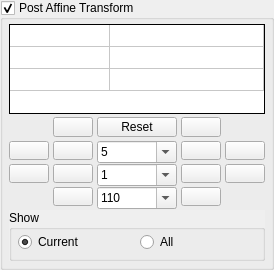
                  <widget class="QGroupBox" name="PostAffineGroupBox">
                   <property name="sizePolicy">
                    <sizepolicy hsizetype="Preferred" vsizetype="Preferred">
                     <horstretch>0</horstretch>
                     <verstretch>0</verstretch>
                    </sizepolicy>
                   </property>
                   <property name="minimumSize">
                    <size>
                     <width>100</width>
                     <height>270</height>
                    </size>
                   </property>
                   <property name="maximumSize">
                    <size>
                     <width>16777215</width>
                     <height>270</height>
                    </size>
                   </property>
                   <property name="autoFillBackground">
                    <bool>true</bool>
                   </property>
                   <property name="title">
                    <string>Post Affine Transform</string>
                   </property>
                   <property name="flat">
                    <bool>false</bool>
                   </property>
                   <property name="checkable">
                    <bool>true</bool>
                   </property>
                   <property name="checked">
                    <bool>true</bool>
                   </property>
                   <layout class="QVBoxLayout" name="verticalLayout_14">
                    <property name="spacing">
                     <number>4</number>
                    </property>
                    <property name="leftMargin">
                     <number>6</number>
                    </property>
                    <property name="topMargin">
                     <number>4</number>
                    </property>
                    <property name="rightMargin">
                     <number>6</number>
                    </property>
                    <property name="bottomMargin">
                     <number>6</number>
                    </property>
                    <item>
                     <widget class="TableWidget" name="PostAffineTable">
                      <property name="enabled">
                       <bool>true</bool>
                      </property>
                      <property name="sizePolicy">
                       <sizepolicy hsizetype="MinimumExpanding" vsizetype="Minimum">
                        <horstretch>2</horstretch>
                        <verstretch>0</verstretch>
                       </sizepolicy>
                      </property>
                      <property name="minimumSize">
                       <size>
                        <width>0</width>
                        <height>90</height>
                       </size>
                      </property>
                      <property name="maximumSize">
                       <size>
                        <width>10000</width>
                        <height>90</height>
                       </size>
                      </property>
                      <property name="focusPolicy">
                       <enum>Qt::NoFocus</enum>
                      </property>
                      <property name="frameShape">
                       <enum>QFrame::Panel</enum>
                      </property>
                      <property name="frameShadow">
                       <enum>QFrame::Plain</enum>
                      </property>
                      <property name="verticalScrollBarPolicy">
                       <enum>Qt::ScrollBarAlwaysOff</enum>
                      </property>
                      <property name="horizontalScrollBarPolicy">
                       <enum>Qt::ScrollBarAlwaysOff</enum>
                      </property>
                      <property name="autoScroll">
                       <bool>false</bool>
                      </property>
                      <property name="editTriggers">
                       <set>QAbstractItemView::NoEditTriggers</set>
                      </property>
                      <property name="tabKeyNavigation">
                       <bool>false</bool>
                      </property>
                      <property name="selectionMode">
                       <enum>QAbstractItemView::NoSelection</enum>
                      </property>
                      <property name="verticalScrollMode">
                       <enum>QAbstractItemView::ScrollPerPixel</enum>
                      </property>
                      <property name="horizontalScrollMode">
                       <enum>QAbstractItemView::ScrollPerPixel</enum>
                      </property>
                      <property name="showGrid">
                       <bool>true</bool>
                      </property>
                      <property name="wordWrap">
                       <bool>false</bool>
                      </property>
                      <property name="cornerButtonEnabled">
                       <bool>false</bool>
                      </property>
                      <property name="rowCount">
                       <number>3</number>
                      </property>
                      <property name="columnCount">
                       <number>2</number>
                      </property>
                      <attribute name="horizontalHeaderVisible">
                       <bool>false</bool>
                      </attribute>
                      <attribute name="horizontalHeaderDefaultSectionSize">
                       <number>100</number>
                      </attribute>
                      <attribute name="horizontalHeaderHighlightSections">
                       <bool>false</bool>
                      </attribute>
                      <attribute name="horizontalHeaderMinimumSectionSize">
                       <number>40</number>
                      </attribute>
                      <attribute name="horizontalHeaderStretchLastSection">
                       <bool>true</bool>
                      </attribute>
                      <attribute name="verticalHeaderVisible">
                       <bool>false</bool>
                      </attribute>
                      <attribute name="verticalHeaderCascadingSectionResizes">
                       <bool>false</bool>
                      </attribute>
                      <attribute name="verticalHeaderDefaultSectionSize">
                       <number>22</number>
                      </attribute>
                      <attribute name="verticalHeaderHighlightSections">
                       <bool>false</bool>
                      </attribute>
                      <attribute name="verticalHeaderMinimumSectionSize">
                       <number>22</number>
                      </attribute>
                      <attribute name="verticalHeaderStretchLastSection">
                       <bool>false</bool>
                      </attribute>
                      <row>
                       <property name="text">
                        <string>X</string>
                       </property>
                      </row>
                      <row>
                       <property name="text">
                        <string>Y</string>
                       </property>
                      </row>
                      <row>
                       <property name="text">
                        <string>O</string>
                       </property>
                      </row>
                      <column>
                       <property name="text">
                        <string>1 (A, B, C)</string>
                       </property>
                      </column>
                      <column>
                       <property name="text">
                        <string>2 (D, E, F)</string>
                       </property>
                      </column>
                     </widget>
                    </item>
                    <item>
                     <layout class="QGridLayout" name="PostAffineGridLayout" columnstretch="0,0,0,0,0">
                      <property name="sizeConstraint">
                       <enum>QLayout::SetDefaultConstraint</enum>
                      </property>
                      <property name="leftMargin">
                       <number>0</number>
                      </property>
                      <property name="spacing">
                       <number>4</number>
                      </property>
                      <item row="1" column="0">
                       <widget class="QPushButton" name="PostRotate90CcButton">
                        <property name="enabled">
                         <bool>true</bool>
                        </property>
                        <property name="toolTip">
                         <string>Rotate xform 90 degrees counter clockwise</string>
                        </property>
                        <property name="text">
                         <string/>
                        </property>
                        <property name="icon">
                         <iconset resource="Fractorium.qrc">
                          <normaloff>:/Fractorium/Icons/arrow_turn_left.png</normaloff>:/Fractorium/Icons/arrow_turn_left.png</iconset>
                        </property>
                       </widget>
                      </item>
                      <item row="1" column="4">
                       <widget class="QPushButton" name="PostRotate90CButton">
                        <property name="enabled">
                         <bool>true</bool>
                        </property>
                        <property name="toolTip">
                         <string>Rotate xform 90 degrees clockwise</string>
                        </property>
                        <property name="text">
                         <string/>
                        </property>
                        <property name="icon">
                         <iconset resource="Fractorium.qrc">
                          <normaloff>:/Fractorium/Icons/arrow_turn_right.png</normaloff>:/Fractorium/Icons/arrow_turn_right.png</iconset>
                        </property>
                       </widget>
                      </item>
                      <item row="3" column="1">
                       <widget class="QPushButton" name="PostScaleUpButton">
                        <property name="enabled">
                         <bool>true</bool>
                        </property>
                        <property name="toolTip">
                         <string>Scale xform x percent up</string>
                        </property>
                        <property name="text">
                         <string/>
                        </property>
                        <property name="icon">
                         <iconset resource="Fractorium.qrc">
                          <normaloff>:/Fractorium/Icons/arrow_out.png</normaloff>:/Fractorium/Icons/arrow_out.png</iconset>
                        </property>
                       </widget>
                      </item>
                      <item row="2" column="4">
                       <widget class="QPushButton" name="PostMoveRightButton">
                        <property name="enabled">
                         <bool>true</bool>
                        </property>
                        <property name="toolTip">
                         <string>Move xform x units right</string>
                        </property>
                        <property name="text">
                         <string/>
                        </property>
                        <property name="icon">
                         <iconset resource="Fractorium.qrc">
                          <normaloff>:/Fractorium/Icons/arrow_right.png</normaloff>:/Fractorium/Icons/arrow_right.png</iconset>
                        </property>
                       </widget>
                      </item>
                      <item row="3" column="2">
                       <widget class="QComboBox" name="PostScaleCombo">
                        <property name="enabled">
                         <bool>true</bool>
                        </property>
                        <property name="sizePolicy">
                         <sizepolicy hsizetype="Preferred" vsizetype="Fixed">
                          <horstretch>0</horstretch>
                          <verstretch>0</verstretch>
                         </sizepolicy>
                        </property>
                        <property name="minimumSize">
                         <size>
                          <width>75</width>
                          <height>22</height>
                         </size>
                        </property>
                        <property name="editable">
                         <bool>true</bool>
                        </property>
                        <property name="frame">
                         <bool>true</bool>
                        </property>
                        <item>
                         <property name="text">
                          <string>110</string>
                         </property>
                        </item>
                        <item>
                         <property name="text">
                          <string>125</string>
                         </property>
                        </item>
                        <item>
                         <property name="text">
                          <string>150</string>
                         </property>
                        </item>
                        <item>
                         <property name="text">
                          <string>175</string>
                         </property>
                        </item>
                        <item>
                         <property name="text">
                          <string>200</string>
                         </property>
                        </item>
                       </widget>
                      </item>
                      <item row="2" column="0">
                       <widget class="QPushButton" name="PostMoveUpButton">
                        <property name="enabled">
                         <bool>true</bool>
                        </property>
                        <property name="toolTip">
                         <string>Move xform x units up</string>
                        </property>
                        <property name="text">
                         <string/>
                        </property>
                        <property name="icon">
                         <iconset resource="Fractorium.qrc">
                          <normaloff>:/Fractorium/Icons/arrow_up.png</normaloff>:/Fractorium/Icons/arrow_up.png</iconset>
                        </property>
                       </widget>
                      </item>
                      <item row="2" column="1">
                       <widget class="QPushButton" name="PostMoveDownButton">
                        <property name="enabled">
                         <bool>true</bool>
                        </property>
                        <property name="toolTip">
                         <string>Move xform x units down</string>
                        </property>
                        <property name="text">
                         <string/>
                        </property>
                        <property name="icon">
                         <iconset resource="Fractorium.qrc">
                          <normaloff>:/Fractorium/Icons/arrow_down.png</normaloff>:/Fractorium/Icons/arrow_down.png</iconset>
                        </property>
                       </widget>
                      </item>
                      <item row="2" column="2">
                       <widget class="QComboBox" name="PostMoveCombo">
                        <property name="enabled">
                         <bool>true</bool>
                        </property>
                        <property name="sizePolicy">
                         <sizepolicy hsizetype="Preferred" vsizetype="Fixed">
                          <horstretch>0</horstretch>
                          <verstretch>0</verstretch>
                         </sizepolicy>
                        </property>
                        <property name="minimumSize">
                         <size>
                          <width>75</width>
                          <height>22</height>
                         </size>
                        </property>
                        <property name="editable">
                         <bool>true</bool>
                        </property>
                        <property name="frame">
                         <bool>true</bool>
                        </property>
                        <item>
                         <property name="text">
                          <string>1</string>
                         </property>
                        </item>
                       </widget>
                      </item>
                      <item row="2" column="3">
                       <widget class="QPushButton" name="PostMoveLeftButton">
                        <property name="enabled">
                         <bool>true</bool>
                        </property>
                        <property name="toolTip">
                         <string>Move xform x units left</string>
                        </property>
                        <property name="text">
                         <string/>
                        </property>
                        <property name="icon">
                         <iconset resource="Fractorium.qrc">
                          <normaloff>:/Fractorium/Icons/arrow_left.png</normaloff>:/Fractorium/Icons/arrow_left.png</iconset>
                        </property>
                       </widget>
                      </item>
                      <item row="1" column="2">
                       <widget class="QComboBox" name="PostRotateCombo">
                        <property name="enabled">
                         <bool>true</bool>
                        </property>
                        <property name="sizePolicy">
                         <sizepolicy hsizetype="Preferred" vsizetype="Fixed">
                          <horstretch>0</horstretch>
                          <verstretch>0</verstretch>
                         </sizepolicy>
                        </property>
                        <property name="minimumSize">
                         <size>
                          <width>75</width>
                          <height>22</height>
                         </size>
                        </property>
                        <property name="editable">
                         <bool>true</bool>
                        </property>
                        <property name="insertPolicy">
                         <enum>QComboBox::NoInsert</enum>
                        </property>
                        <property name="sizeAdjustPolicy">
                         <enum>QComboBox::AdjustToContents</enum>
                        </property>
                        <property name="frame">
                         <bool>true</bool>
                        </property>
                        <item>
                         <property name="text">
                          <string>5</string>
                         </property>
                        </item>
                        <item>
                         <property name="text">
                          <string>15</string>
                         </property>
                        </item>
                        <item>
                         <property name="text">
                          <string>30</string>
                         </property>
                        </item>
                        <item>
                         <property name="text">
                          <string>45</string>
                         </property>
                        </item>
                        <item>
                         <property name="text">
                          <string>60</string>
                         </property>
                        </item>
                        <item>
                         <property name="text">
                          <string>90</string>
                         </property>
                        </item>
                        <item>
                         <property name="text">
                          <string>120</string>
                         </property>
                        </item>
                        <item>
                         <property name="text">
                          <string>180</string>
                         </property>
                        </item>
                       </widget>
                      </item>
                      <item row="1" column="1">
                       <widget class="QPushButton" name="PostRotateCcButton">
                        <property name="enabled">
                         <bool>true</bool>
                        </property>
                        <property name="toolTip">
                         <string>Rotate xform x degrees counter clockwise</string>
                        </property>
                        <property name="text">
                         <string/>
                        </property>
                        <property name="icon">
                         <iconset resource="Fractorium.qrc">
                          <normaloff>:/Fractorium/Icons/arrow_rotate_anticlockwise.png</normaloff>:/Fractorium/Icons/arrow_rotate_anticlockwise.png</iconset>
                        </property>
                       </widget>
                      </item>
                      <item row="1" column="3">
                       <widget class="QPushButton" name="PostRotateCButton">
                        <property name="enabled">
                         <bool>true</bool>
                        </property>
                        <property name="toolTip">
                         <string>Rotate xform x degrees clockwise</string>
                        </property>
                        <property name="text">
                         <string/>
                        </property>
                        <property name="icon">
                         <iconset resource="Fractorium.qrc">
                          <normaloff>:/Fractorium/Icons/arrow_rotate_clockwise.png</normaloff>:/Fractorium/Icons/arrow_rotate_clockwise.png</iconset>
                        </property>
                       </widget>
                      </item>
                      <item row="3" column="3">
                       <widget class="QPushButton" name="PostScaleDownButton">
                        <property name="enabled">
                         <bool>true</bool>
                        </property>
                        <property name="toolTip">
                         <string>Scale xform x percent down</string>
                        </property>
                        <property name="text">
                         <string/>
                        </property>
                        <property name="icon">
                         <iconset resource="Fractorium.qrc">
                          <normaloff>:/Fractorium/Icons/arrow_in.png</normaloff>:/Fractorium/Icons/arrow_in.png</iconset>
                        </property>
                       </widget>
                      </item>
                      <item row="0" column="3">
                       <widget class="QPushButton" name="PostFlipHorizontalButton">
                        <property name="enabled">
                         <bool>true</bool>
                        </property>
                        <property name="toolTip">
                         <string>Flip xform horizontally</string>
                        </property>
                        <property name="text">
                         <string/>
                        </property>
                        <property name="icon">
                         <iconset resource="Fractorium.qrc">
                          <normaloff>:/Fractorium/Icons/shape_flip_horizontal.png</normaloff>:/Fractorium/Icons/shape_flip_horizontal.png</iconset>
                        </property>
                       </widget>
                      </item>
                      <item row="0" column="1">
                       <widget class="QPushButton" name="PostFlipVerticalButton">
                        <property name="enabled">
                         <bool>true</bool>
                        </property>
                        <property name="toolTip">
                         <string>Flip xform vertically</string>
                        </property>
                        <property name="text">
                         <string/>
                        </property>
                        <property name="icon">
                         <iconset resource="Fractorium.qrc">
                          <normaloff>:/Fractorium/Icons/shape_flip_vertical.png</normaloff>:/Fractorium/Icons/shape_flip_vertical.png</iconset>
                        </property>
                       </widget>
                      </item>
                      <item row="0" column="2">
                       <widget class="QPushButton" name="PostResetButton">
                        <property name="enabled">
                         <bool>true</bool>
                        </property>
                        <property name="sizePolicy">
                         <sizepolicy hsizetype="Preferred" vsizetype="Fixed">
                          <horstretch>0</horstretch>
                          <verstretch>0</verstretch>
                         </sizepolicy>
                        </property>
                        <property name="minimumSize">
                         <size>
                          <width>75</width>
                          <height>0</height>
                         </size>
                        </property>
                        <property name="toolTip">
                         <string>Reset xform to the identity matrix</string>
                        </property>
                        <property name="text">
                         <string>Reset</string>
                        </property>
                       </widget>
                      </item>
                     </layout>
                    </item>
                    <item>
                     <widget class="QGroupBox" name="PostAffineShowGroupBox">
                      <property name="enabled">
                       <bool>true</bool>
                      </property>
                      <property name="autoFillBackground">
                       <bool>true</bool>
                      </property>
                      <property name="title">
                       <string>Show</string>
                      </property>
                      <layout class="QHBoxLayout" name="horizontalLayout_9">
                       <property name="leftMargin">
                        <number>6</number>
                       </property>
                       <property name="topMargin">
                        <number>2</number>
                       </property>
                       <property name="rightMargin">
                        <number>6</number>
                       </property>
                       <property name="bottomMargin">
                        <number>6</number>
                       </property>
                       <item>
                        <widget class="QRadioButton" name="ShowPostAffineCurrentRadio">
                         <property name="enabled">
                          <bool>true</bool>
                         </property>
                         <property name="text">
                          <string>Current</string>
                         </property>
                         <property name="checked">
                          <bool>true</bool>
                         </property>
                        </widget>
                       </item>
                       <item>
                        <widget class="QRadioButton" name="ShowPostAffineAllRadio">
                         <property name="enabled">
                          <bool>true</bool>
                         </property>
                         <property name="text">
                          <string>All</string>
                         </property>
                        </widget>
                       </item>
                      </layout>
                     </widget>
                    </item>
                   </layout>
                  </widget>
